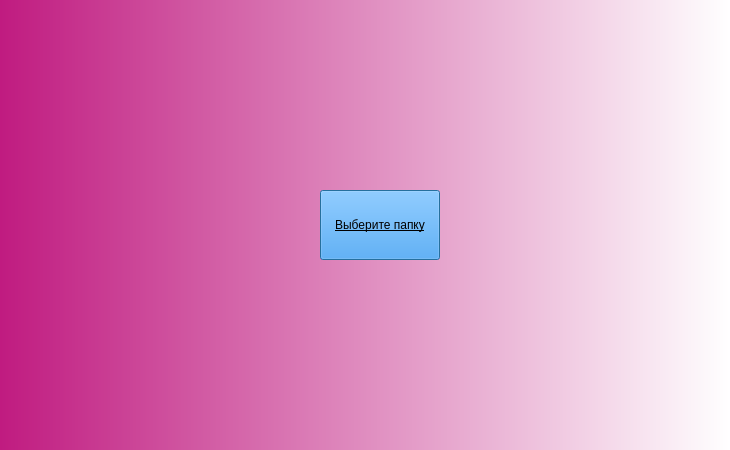
<?xml version="1.0" encoding="UTF-8"?>
<ui version="4.0">
 <class>Dialog</class>
 <widget class="QDialog" name="Dialog">
  <property name="geometry">
   <rect>
    <x>0</x>
    <y>0</y>
    <width>730</width>
    <height>450</height>
   </rect>
  </property>
  <property name="mouseTracking">
   <bool>false</bool>
  </property>
  <property name="tabletTracking">
   <bool>false</bool>
  </property>
  <property name="windowTitle">
   <string>Dialog</string>
  </property>
  <property name="styleSheet">
   <string notr="true">background-color: qlineargradient(spread:pad, x1:0, y1:0, x2:1, y2:0, stop:0 rgba(192, 27, 128, 255), stop:1 rgba(255, 255, 255, 255));</string>
  </property>
  <widget class="QPushButton" name="pushButton">
   <property name="geometry">
    <rect>
     <x>320</x>
     <y>190</y>
     <width>120</width>
     <height>70</height>
    </rect>
   </property>
   <property name="styleSheet">
    <string notr="true">background-color: rgb(255, 255, 255);
text-decoration: underline;
font: 75 5pt &quot;Courier&quot;;
background-color: rgb(37, 153, 255);</string>
   </property>
   <property name="text">
    <string>Выберите папку</string>
   </property>
  </widget>
 </widget>
 <resources/>
 <connections/>
</ui>
